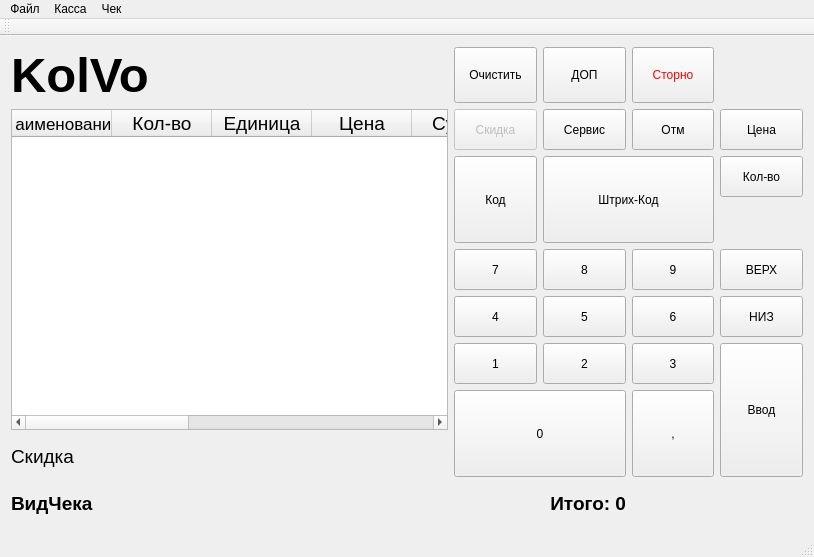
<?xml version="1.0" encoding="UTF-8"?>
<ui version="4.0">
 <class>RR_Cash</class>
 <widget class="QMainWindow" name="RR_Cash">
  <property name="enabled">
   <bool>true</bool>
  </property>
  <property name="geometry">
   <rect>
    <x>0</x>
    <y>0</y>
    <width>814</width>
    <height>557</height>
   </rect>
  </property>
  <property name="sizePolicy">
   <sizepolicy hsizetype="Preferred" vsizetype="Preferred">
    <horstretch>0</horstretch>
    <verstretch>0</verstretch>
   </sizepolicy>
  </property>
  <property name="windowTitle">
   <string>АРК Кассира</string>
  </property>
  <property name="windowOpacity">
   <double>1.000000000000000</double>
  </property>
  <property name="statusTip">
   <string/>
  </property>
  <widget class="QWidget" name="centralWidget">
   <layout class="QGridLayout" name="gridLayout_4">
    <item row="6" column="7">
     <widget class="QPushButton" name="two2">
      <property name="sizePolicy">
       <sizepolicy hsizetype="Minimum" vsizetype="Minimum">
        <horstretch>0</horstretch>
        <verstretch>0</verstretch>
       </sizepolicy>
      </property>
      <property name="focusPolicy">
       <enum>Qt::NoFocus</enum>
      </property>
      <property name="styleSheet">
       <string notr="true">font: 36pt &quot;MS Shell Dlg 2&quot;;</string>
      </property>
      <property name="text">
       <string>2</string>
      </property>
     </widget>
    </item>
    <item row="9" column="0" colspan="4">
     <widget class="QLabel" name="label_VidCheka">
      <property name="font">
       <font>
        <pointsize>14</pointsize>
        <weight>75</weight>
        <italic>false</italic>
        <bold>true</bold>
       </font>
      </property>
      <property name="text">
       <string>ВидЧека</string>
      </property>
      <property name="alignment">
       <set>Qt::AlignLeading|Qt::AlignLeft|Qt::AlignVCenter</set>
      </property>
     </widget>
    </item>
    <item row="5" column="8">
     <widget class="QPushButton" name="six">
      <property name="sizePolicy">
       <sizepolicy hsizetype="Minimum" vsizetype="Minimum">
        <horstretch>0</horstretch>
        <verstretch>0</verstretch>
       </sizepolicy>
      </property>
      <property name="focusPolicy">
       <enum>Qt::NoFocus</enum>
      </property>
      <property name="styleSheet">
       <string notr="true">font: 36pt &quot;MS Shell Dlg 2&quot;;</string>
      </property>
      <property name="text">
       <string>6</string>
      </property>
     </widget>
    </item>
    <item row="4" column="9">
     <widget class="QPushButton" name="up">
      <property name="sizePolicy">
       <sizepolicy hsizetype="Minimum" vsizetype="Minimum">
        <horstretch>0</horstretch>
        <verstretch>0</verstretch>
       </sizepolicy>
      </property>
      <property name="focusPolicy">
       <enum>Qt::NoFocus</enum>
      </property>
      <property name="styleSheet">
       <string notr="true">font: 24pt &quot;MS Shell Dlg 2&quot;;</string>
      </property>
      <property name="text">
       <string>ВЕРХ</string>
      </property>
     </widget>
    </item>
    <item row="1" column="0" rowspan="7" colspan="5">
     <widget class="QTableWidget" name="table_tovar">
      <property name="sizePolicy">
       <sizepolicy hsizetype="Preferred" vsizetype="Preferred">
        <horstretch>0</horstretch>
        <verstretch>0</verstretch>
       </sizepolicy>
      </property>
      <property name="font">
       <font>
        <family>MS Shell Dlg 2</family>
        <pointsize>14</pointsize>
       </font>
      </property>
      <property name="focusPolicy">
       <enum>Qt::NoFocus</enum>
      </property>
      <property name="editTriggers">
       <set>QAbstractItemView::NoEditTriggers</set>
      </property>
      <property name="columnCount">
       <number>10</number>
      </property>
      <column>
       <property name="text">
        <string>Наименование</string>
       </property>
       <property name="font">
        <font>
         <pointsize>13</pointsize>
        </font>
       </property>
       <property name="textAlignment">
        <set>AlignCenter</set>
       </property>
      </column>
      <column>
       <property name="text">
        <string>Кол-во</string>
       </property>
       <property name="textAlignment">
        <set>AlignCenter</set>
       </property>
      </column>
      <column>
       <property name="text">
        <string>Единица</string>
       </property>
       <property name="textAlignment">
        <set>AlignCenter</set>
       </property>
      </column>
      <column>
       <property name="text">
        <string>Цена</string>
       </property>
       <property name="textAlignment">
        <set>AlignCenter</set>
       </property>
      </column>
      <column>
       <property name="text">
        <string>Сумма</string>
       </property>
       <property name="textAlignment">
        <set>AlignCenter</set>
       </property>
      </column>
      <column>
       <property name="text">
        <string/>
       </property>
      </column>
      <column/>
      <column/>
      <column/>
      <column/>
     </widget>
    </item>
    <item row="0" column="0" colspan="5">
     <widget class="QLabel" name="label_KolVo">
      <property name="font">
       <font>
        <pointsize>37</pointsize>
        <weight>75</weight>
        <bold>true</bold>
       </font>
      </property>
      <property name="layoutDirection">
       <enum>Qt::LeftToRight</enum>
      </property>
      <property name="text">
       <string>KolVo</string>
      </property>
      <property name="alignment">
       <set>Qt::AlignLeading|Qt::AlignLeft|Qt::AlignVCenter</set>
      </property>
     </widget>
    </item>
    <item row="7" column="6" rowspan="2" colspan="2">
     <widget class="QPushButton" name="zero">
      <property name="sizePolicy">
       <sizepolicy hsizetype="Minimum" vsizetype="Minimum">
        <horstretch>0</horstretch>
        <verstretch>0</verstretch>
       </sizepolicy>
      </property>
      <property name="focusPolicy">
       <enum>Qt::NoFocus</enum>
      </property>
      <property name="styleSheet">
       <string notr="true">font: 36pt &quot;MS Shell Dlg 2&quot;;</string>
      </property>
      <property name="text">
       <string>0</string>
      </property>
     </widget>
    </item>
    <item row="1" column="6">
     <widget class="QPushButton" name="discont">
      <property name="enabled">
       <bool>false</bool>
      </property>
      <property name="sizePolicy">
       <sizepolicy hsizetype="Minimum" vsizetype="Minimum">
        <horstretch>0</horstretch>
        <verstretch>0</verstretch>
       </sizepolicy>
      </property>
      <property name="focusPolicy">
       <enum>Qt::NoFocus</enum>
      </property>
      <property name="styleSheet">
       <string notr="true">font: 24pt &quot;MS Shell Dlg 2&quot;;</string>
      </property>
      <property name="text">
       <string>Скидка</string>
      </property>
     </widget>
    </item>
    <item row="6" column="6">
     <widget class="QPushButton" name="one">
      <property name="sizePolicy">
       <sizepolicy hsizetype="Minimum" vsizetype="Minimum">
        <horstretch>0</horstretch>
        <verstretch>0</verstretch>
       </sizepolicy>
      </property>
      <property name="focusPolicy">
       <enum>Qt::NoFocus</enum>
      </property>
      <property name="styleSheet">
       <string notr="true">font: 36pt &quot;MS Shell Dlg 2&quot;;</string>
      </property>
      <property name="text">
       <string>1</string>
      </property>
     </widget>
    </item>
    <item row="5" column="6">
     <widget class="QPushButton" name="four">
      <property name="sizePolicy">
       <sizepolicy hsizetype="Minimum" vsizetype="Minimum">
        <horstretch>0</horstretch>
        <verstretch>0</verstretch>
       </sizepolicy>
      </property>
      <property name="focusPolicy">
       <enum>Qt::NoFocus</enum>
      </property>
      <property name="styleSheet">
       <string notr="true">font: 36pt &quot;MS Shell Dlg 2&quot;;</string>
      </property>
      <property name="text">
       <string>4</string>
      </property>
     </widget>
    </item>
    <item row="4" column="7">
     <widget class="QPushButton" name="eight">
      <property name="sizePolicy">
       <sizepolicy hsizetype="Minimum" vsizetype="Minimum">
        <horstretch>0</horstretch>
        <verstretch>0</verstretch>
       </sizepolicy>
      </property>
      <property name="focusPolicy">
       <enum>Qt::NoFocus</enum>
      </property>
      <property name="styleSheet">
       <string notr="true">font: 36pt &quot;MS Shell Dlg 2&quot;;</string>
      </property>
      <property name="text">
       <string>8</string>
      </property>
     </widget>
    </item>
    <item row="4" column="6">
     <widget class="QPushButton" name="seven">
      <property name="sizePolicy">
       <sizepolicy hsizetype="Minimum" vsizetype="Minimum">
        <horstretch>0</horstretch>
        <verstretch>0</verstretch>
       </sizepolicy>
      </property>
      <property name="focusPolicy">
       <enum>Qt::NoFocus</enum>
      </property>
      <property name="styleSheet">
       <string notr="true">font: 36pt &quot;MS Shell Dlg 2&quot;;</string>
      </property>
      <property name="text">
       <string>7</string>
      </property>
     </widget>
    </item>
    <item row="2" column="6" rowspan="2">
     <widget class="QPushButton" name="tab_2">
      <property name="sizePolicy">
       <sizepolicy hsizetype="Minimum" vsizetype="Minimum">
        <horstretch>0</horstretch>
        <verstretch>0</verstretch>
       </sizepolicy>
      </property>
      <property name="minimumSize">
       <size>
        <width>51</width>
        <height>4</height>
       </size>
      </property>
      <property name="sizeIncrement">
       <size>
        <width>1</width>
        <height>1</height>
       </size>
      </property>
      <property name="baseSize">
       <size>
        <width>1000</width>
        <height>1000</height>
       </size>
      </property>
      <property name="focusPolicy">
       <enum>Qt::NoFocus</enum>
      </property>
      <property name="styleSheet">
       <string notr="true">font: 26pt &quot;MS Shell Dlg 2&quot;;</string>
      </property>
      <property name="text">
       <string>Код</string>
      </property>
     </widget>
    </item>
    <item row="5" column="7">
     <widget class="QPushButton" name="five">
      <property name="sizePolicy">
       <sizepolicy hsizetype="Minimum" vsizetype="Minimum">
        <horstretch>0</horstretch>
        <verstretch>0</verstretch>
       </sizepolicy>
      </property>
      <property name="focusPolicy">
       <enum>Qt::NoFocus</enum>
      </property>
      <property name="styleSheet">
       <string notr="true">font: 36pt &quot;MS Shell Dlg 2&quot;;</string>
      </property>
      <property name="text">
       <string>5</string>
      </property>
     </widget>
    </item>
    <item row="1" column="8">
     <widget class="QPushButton" name="clear">
      <property name="sizePolicy">
       <sizepolicy hsizetype="Minimum" vsizetype="Minimum">
        <horstretch>0</horstretch>
        <verstretch>0</verstretch>
       </sizepolicy>
      </property>
      <property name="focusPolicy">
       <enum>Qt::NoFocus</enum>
      </property>
      <property name="styleSheet">
       <string notr="true">font: 26pt &quot;MS Shell Dlg 2&quot;;</string>
      </property>
      <property name="text">
       <string>Отм</string>
      </property>
     </widget>
    </item>
    <item row="6" column="8">
     <widget class="QPushButton" name="three">
      <property name="sizePolicy">
       <sizepolicy hsizetype="Minimum" vsizetype="Minimum">
        <horstretch>0</horstretch>
        <verstretch>0</verstretch>
       </sizepolicy>
      </property>
      <property name="focusPolicy">
       <enum>Qt::NoFocus</enum>
      </property>
      <property name="styleSheet">
       <string notr="true">font: 36pt &quot;MS Shell Dlg 2&quot;;</string>
      </property>
      <property name="text">
       <string>3</string>
      </property>
     </widget>
    </item>
    <item row="1" column="7">
     <widget class="QPushButton" name="service">
      <property name="sizePolicy">
       <sizepolicy hsizetype="Minimum" vsizetype="Minimum">
        <horstretch>0</horstretch>
        <verstretch>0</verstretch>
       </sizepolicy>
      </property>
      <property name="focusPolicy">
       <enum>Qt::NoFocus</enum>
      </property>
      <property name="styleSheet">
       <string notr="true">font: 24pt &quot;MS Shell Dlg 2&quot;;</string>
      </property>
      <property name="text">
       <string>Сервис</string>
      </property>
     </widget>
    </item>
    <item row="9" column="6" colspan="2">
     <widget class="QLabel" name="label_Itog">
      <property name="minimumSize">
       <size>
        <width>158</width>
        <height>0</height>
       </size>
      </property>
      <property name="font">
       <font>
        <pointsize>14</pointsize>
        <weight>75</weight>
        <italic>false</italic>
        <bold>true</bold>
       </font>
      </property>
      <property name="text">
       <string>Итого: 0</string>
      </property>
      <property name="alignment">
       <set>Qt::AlignRight|Qt::AlignTrailing|Qt::AlignVCenter</set>
      </property>
     </widget>
    </item>
    <item row="4" column="8">
     <widget class="QPushButton" name="nine">
      <property name="sizePolicy">
       <sizepolicy hsizetype="Minimum" vsizetype="Minimum">
        <horstretch>0</horstretch>
        <verstretch>0</verstretch>
       </sizepolicy>
      </property>
      <property name="focusPolicy">
       <enum>Qt::NoFocus</enum>
      </property>
      <property name="styleSheet">
       <string notr="true">font: 36pt &quot;MS Shell Dlg 2&quot;;</string>
      </property>
      <property name="text">
       <string>9</string>
      </property>
     </widget>
    </item>
    <item row="0" column="9">
     <layout class="QGridLayout" name="gridLayout"/>
    </item>
    <item row="7" column="8" rowspan="2">
     <widget class="QPushButton" name="dote">
      <property name="sizePolicy">
       <sizepolicy hsizetype="Minimum" vsizetype="Minimum">
        <horstretch>0</horstretch>
        <verstretch>0</verstretch>
       </sizepolicy>
      </property>
      <property name="focusPolicy">
       <enum>Qt::NoFocus</enum>
      </property>
      <property name="styleSheet">
       <string notr="true">font: 36pt &quot;MS Shell Dlg 2&quot;;</string>
      </property>
      <property name="text">
       <string>,</string>
      </property>
     </widget>
    </item>
    <item row="8" column="0">
     <widget class="QLabel" name="label">
      <property name="font">
       <font>
        <pointsize>14</pointsize>
       </font>
      </property>
      <property name="text">
       <string>Скидка</string>
      </property>
     </widget>
    </item>
    <item row="8" column="1">
     <widget class="QLabel" name="discont_2">
      <property name="font">
       <font>
        <pointsize>14</pointsize>
       </font>
      </property>
      <property name="text">
       <string/>
      </property>
     </widget>
    </item>
    <item row="2" column="7" rowspan="2" colspan="2">
     <widget class="QPushButton" name="tab">
      <property name="sizePolicy">
       <sizepolicy hsizetype="Minimum" vsizetype="Minimum">
        <horstretch>0</horstretch>
        <verstretch>0</verstretch>
       </sizepolicy>
      </property>
      <property name="minimumSize">
       <size>
        <width>51</width>
        <height>4</height>
       </size>
      </property>
      <property name="sizeIncrement">
       <size>
        <width>1</width>
        <height>1</height>
       </size>
      </property>
      <property name="baseSize">
       <size>
        <width>1000</width>
        <height>1000</height>
       </size>
      </property>
      <property name="focusPolicy">
       <enum>Qt::NoFocus</enum>
      </property>
      <property name="styleSheet">
       <string notr="true">font: 26pt &quot;MS Shell Dlg 2&quot;;</string>
      </property>
      <property name="text">
       <string>Штрих-Код</string>
      </property>
     </widget>
    </item>
    <item row="0" column="6">
     <widget class="QPushButton" name="pushButton">
      <property name="sizePolicy">
       <sizepolicy hsizetype="Minimum" vsizetype="Minimum">
        <horstretch>0</horstretch>
        <verstretch>0</verstretch>
       </sizepolicy>
      </property>
      <property name="focusPolicy">
       <enum>Qt::NoFocus</enum>
      </property>
      <property name="styleSheet">
       <string notr="true">font: 18pt &quot;MS Shell Dlg 2&quot;;</string>
      </property>
      <property name="text">
       <string>Очистить</string>
      </property>
     </widget>
    </item>
    <item row="0" column="7">
     <widget class="QPushButton" name="additionaly">
      <property name="sizePolicy">
       <sizepolicy hsizetype="Minimum" vsizetype="Minimum">
        <horstretch>0</horstretch>
        <verstretch>0</verstretch>
       </sizepolicy>
      </property>
      <property name="focusPolicy">
       <enum>Qt::NoFocus</enum>
      </property>
      <property name="styleSheet">
       <string notr="true">font: 26pt &quot;MS Shell Dlg 2&quot;;</string>
      </property>
      <property name="text">
       <string>ДОП</string>
      </property>
     </widget>
    </item>
    <item row="0" column="8">
     <widget class="QPushButton" name="minus">
      <property name="sizePolicy">
       <sizepolicy hsizetype="Minimum" vsizetype="Minimum">
        <horstretch>0</horstretch>
        <verstretch>0</verstretch>
       </sizepolicy>
      </property>
      <property name="focusPolicy">
       <enum>Qt::NoFocus</enum>
      </property>
      <property name="styleSheet">
       <string notr="true">color: rgb(255, 0, 0); font: 24pt &quot;MS Shell Dlg 2&quot;;</string>
      </property>
      <property name="text">
       <string>Сторно</string>
      </property>
     </widget>
    </item>
    <item row="1" column="9">
     <widget class="QPushButton" name="price">
      <property name="sizePolicy">
       <sizepolicy hsizetype="Minimum" vsizetype="Minimum">
        <horstretch>0</horstretch>
        <verstretch>0</verstretch>
       </sizepolicy>
      </property>
      <property name="focusPolicy">
       <enum>Qt::NoFocus</enum>
      </property>
      <property name="styleSheet">
       <string notr="true">font: 26pt &quot;MS Shell Dlg 2&quot;;</string>
      </property>
      <property name="text">
       <string>Цена</string>
      </property>
     </widget>
    </item>
    <item row="5" column="9">
     <widget class="QPushButton" name="Down">
      <property name="sizePolicy">
       <sizepolicy hsizetype="Minimum" vsizetype="Minimum">
        <horstretch>0</horstretch>
        <verstretch>0</verstretch>
       </sizepolicy>
      </property>
      <property name="focusPolicy">
       <enum>Qt::NoFocus</enum>
      </property>
      <property name="styleSheet">
       <string notr="true">font: 24pt &quot;MS Shell Dlg 2&quot;;</string>
      </property>
      <property name="text">
       <string>НИЗ</string>
      </property>
     </widget>
    </item>
    <item row="2" column="9">
     <widget class="QPushButton" name="product">
      <property name="sizePolicy">
       <sizepolicy hsizetype="Minimum" vsizetype="Minimum">
        <horstretch>0</horstretch>
        <verstretch>0</verstretch>
       </sizepolicy>
      </property>
      <property name="focusPolicy">
       <enum>Qt::NoFocus</enum>
      </property>
      <property name="styleSheet">
       <string notr="true">font: 26pt &quot;MS Shell Dlg 2&quot;;</string>
      </property>
      <property name="text">
       <string>Кол-во</string>
      </property>
     </widget>
    </item>
    <item row="6" column="9" rowspan="3">
     <widget class="QPushButton" name="enter">
      <property name="sizePolicy">
       <sizepolicy hsizetype="Minimum" vsizetype="Minimum">
        <horstretch>0</horstretch>
        <verstretch>0</verstretch>
       </sizepolicy>
      </property>
      <property name="focusPolicy">
       <enum>Qt::NoFocus</enum>
      </property>
      <property name="whatsThis">
       <string>осуществлятся подтверждение операции</string>
      </property>
      <property name="styleSheet">
       <string notr="true">font: 26pt &quot;MS Shell Dlg 2&quot;;</string>
      </property>
      <property name="text">
       <string>Ввод</string>
      </property>
     </widget>
    </item>
   </layout>
   <widget class="QWidget" name="gridLayoutWidget">
    <property name="geometry">
     <rect>
      <x>140</x>
      <y>310</y>
      <width>2</width>
      <height>2</height>
     </rect>
    </property>
    <layout class="QGridLayout" name="gridLayout_2"/>
   </widget>
  </widget>
  <widget class="QMenuBar" name="menuBar">
   <property name="geometry">
    <rect>
     <x>0</x>
     <y>0</y>
     <width>814</width>
     <height>21</height>
    </rect>
   </property>
   <widget class="QMenu" name="menuRR_Cash_mini">
    <property name="title">
     <string>Файл</string>
    </property>
    <addaction name="separator"/>
    <addaction name="Exit"/>
   </widget>
   <widget class="QMenu" name="menu">
    <property name="title">
     <string>Касса</string>
    </property>
    <addaction name="action_4"/>
    <addaction name="action_2"/>
    <addaction name="separator"/>
    <addaction name="actionX"/>
    <addaction name="actionZ"/>
   </widget>
   <widget class="QMenu" name="menu_2">
    <property name="title">
     <string>Чек</string>
    </property>
    <addaction name="action_6"/>
    <addaction name="action_7"/>
    <addaction name="separator"/>
    <addaction name="action_5"/>
    <addaction name="action_8"/>
    <addaction name="separator"/>
    <addaction name="action_3"/>
    <addaction name="action"/>
   </widget>
   <addaction name="menuRR_Cash_mini"/>
   <addaction name="menu"/>
   <addaction name="menu_2"/>
  </widget>
  <widget class="QToolBar" name="mainToolBar">
   <attribute name="toolBarArea">
    <enum>TopToolBarArea</enum>
   </attribute>
   <attribute name="toolBarBreak">
    <bool>false</bool>
   </attribute>
  </widget>
  <widget class="QStatusBar" name="statusBar"/>
  <action name="Exit">
   <property name="text">
    <string>Выход</string>
   </property>
  </action>
  <action name="action_4">
   <property name="text">
    <string>Настройка</string>
   </property>
  </action>
  <action name="actionZ">
   <property name="text">
    <string>Z - отчет</string>
   </property>
  </action>
  <action name="actionX">
   <property name="text">
    <string>X - отчет</string>
   </property>
  </action>
  <action name="action_2">
   <property name="text">
    <string>Статус ККМ</string>
   </property>
  </action>
  <action name="action">
   <property name="text">
    <string>Анулировать чек</string>
   </property>
  </action>
  <action name="action_3">
   <property name="text">
    <string>Продолжить печать</string>
   </property>
  </action>
  <action name="action_6">
   <property name="text">
    <string>Возврат</string>
   </property>
  </action>
  <action name="action_7">
   <property name="text">
    <string>Продажа</string>
   </property>
  </action>
  <action name="action_5">
   <property name="text">
    <string>Внесение</string>
   </property>
  </action>
  <action name="action_8">
   <property name="text">
    <string>Выплата</string>
   </property>
  </action>
  <action name="action_9">
   <property name="text">
    <string>Таблица</string>
   </property>
  </action>
 </widget>
 <layoutdefault spacing="6" margin="11"/>
 <resources/>
 <connections/>
</ui>
